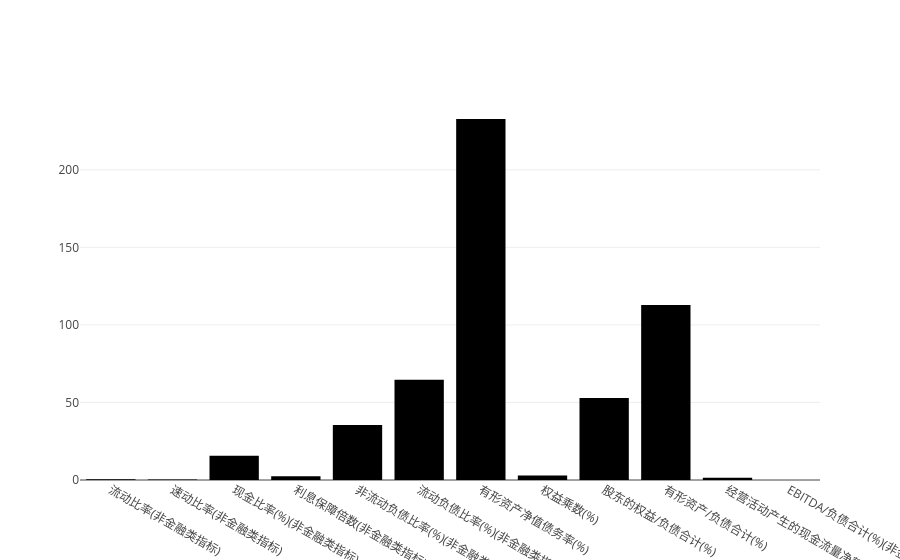

Notebook source saved alongside this figure:
### Code cell
fig5 = go.Figure()
i =12
lis1 = list(filter(lambda x: '0331' in x, list(map(str,df.columns))))
# while i<len(lis1):
fig5.add_trace(go.Bar(
    # name=list(Tta.loc[i])[0],
    x=list(df.cnName),
    y=list(df[int(lis1[i])]),
    # y=list(df[20021231]),
    # legendgroup="group"+str(i),
    legendgroup="group",
    # i= i+1
    # visible='legendonly', 
    # marker=dict(color=colors[i])
))
fig5.show()

### Figure 1 — Plotly figure (JSON) as saved in the notebook; plotly's stock layout.template omitted (floating-point values rounded to 4 significant figures)
{"data": [{"legendgroup": "group", "type": "bar", "x": ["流动比率(非金融类指标)", "速动比率(非金融类指标)", "现金比率(%)(非金融类指标)", "利息保障倍数(非金融类指标)", "非流动负债比率(%)(非金融类指标)", "流动负债比率(%)(非金融类指标)", "有形资产净值债务率(%)", "权益乘数(%)", "股东的权益/负债合计(%)", "有形资产/负债合计(%)", "经营活动产生的现金流量净额/负债合计(%)(非金融类指标)", "EBITDA/负债合计(%)(非金融类指标)"], "y": [0.55, 0.4, 15.7, 2.45, 35.43, 64.57, 232.8, 2.89, 52.9, 112.8, 1.4, 0]}], "layout": {}}
